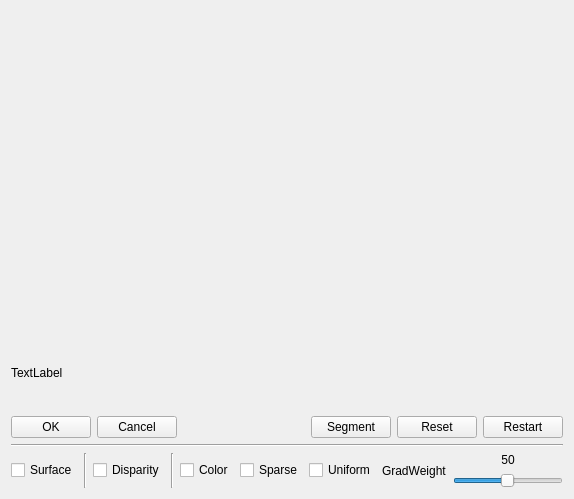
<?xml version="1.0" encoding="UTF-8"?>
<ui version="4.0">
 <class>MainFrame</class>
 <widget class="QWidget" name="MainFrame">
  <property name="geometry">
   <rect>
    <x>0</x>
    <y>0</y>
    <width>574</width>
    <height>499</height>
   </rect>
  </property>
  <property name="windowTitle">
   <string>MainFrame</string>
  </property>
  <layout class="QVBoxLayout" name="verticalLayout" stretch="100,10,0,0,0,0">
   <item>
    <widget class="rviz::RenderPanel" name="render_panel_" native="true"/>
   </item>
   <item>
    <widget class="QLabel" name="bottom_label_">
     <property name="text">
      <string>TextLabel</string>
     </property>
    </widget>
   </item>
   <item>
    <spacer name="verticalSpacer">
     <property name="orientation">
      <enum>Qt::Vertical</enum>
     </property>
     <property name="sizeHint" stdset="0">
      <size>
       <width>20</width>
       <height>20</height>
      </size>
     </property>
    </spacer>
   </item>
   <item>
    <layout class="QHBoxLayout" name="horizontalLayout">
     <item>
      <widget class="QPushButton" name="accept_button_">
       <property name="text">
        <string>OK</string>
       </property>
      </widget>
     </item>
     <item>
      <widget class="QPushButton" name="cancel_button_">
       <property name="text">
        <string>Cancel</string>
       </property>
      </widget>
     </item>
     <item>
      <spacer name="horizontalSpacer">
       <property name="orientation">
        <enum>Qt::Horizontal</enum>
       </property>
       <property name="sizeHint" stdset="0">
        <size>
         <width>40</width>
         <height>20</height>
        </size>
       </property>
      </spacer>
     </item>
     <item>
      <widget class="QPushButton" name="segment_button_">
       <property name="text">
        <string>Segment</string>
       </property>
      </widget>
     </item>
     <item>
      <widget class="QPushButton" name="reset_button_">
       <property name="text">
        <string>Reset</string>
       </property>
      </widget>
     </item>
     <item>
      <widget class="QPushButton" name="restart_button_">
       <property name="text">
        <string>Restart</string>
       </property>
      </widget>
     </item>
    </layout>
   </item>
   <item>
    <widget class="Line" name="line">
     <property name="orientation">
      <enum>Qt::Horizontal</enum>
     </property>
    </widget>
   </item>
   <item>
    <layout class="QHBoxLayout" name="horizontalLayout_2">
     <item>
      <widget class="QCheckBox" name="with_surface_">
       <property name="text">
        <string>Surface</string>
       </property>
      </widget>
     </item>
     <item>
      <widget class="Line" name="line_2">
       <property name="orientation">
        <enum>Qt::Vertical</enum>
       </property>
      </widget>
     </item>
     <item>
      <widget class="QCheckBox" name="with_disparity_">
       <property name="text">
        <string>Disparity</string>
       </property>
      </widget>
     </item>
     <item>
      <widget class="Line" name="line_3">
       <property name="orientation">
        <enum>Qt::Vertical</enum>
       </property>
      </widget>
     </item>
     <item>
      <widget class="QCheckBox" name="with_color_">
       <property name="text">
        <string>Color</string>
       </property>
      </widget>
     </item>
     <item>
      <widget class="QCheckBox" name="with_holes_">
       <property name="text">
        <string>Sparse</string>
       </property>
      </widget>
     </item>
     <item>
      <widget class="QCheckBox" name="uniform_">
       <property name="text">
        <string>Uniform</string>
       </property>
      </widget>
     </item>
     <item>
      <widget class="QLabel" name="grad_weight_label_">
       <property name="text">
        <string>GradWeight</string>
       </property>
      </widget>
     </item>
     <item>
      <layout class="QVBoxLayout" name="verticalLayout_2">
       <item>
        <widget class="QLabel" name="grad_weight_value_label_">
         <property name="text">
          <string>50</string>
         </property>
         <property name="alignment">
          <set>Qt::AlignCenter</set>
         </property>
        </widget>
       </item>
       <item>
        <widget class="QSlider" name="grad_weight_slider_">
         <property name="minimum">
          <number>1</number>
         </property>
         <property name="maximum">
          <number>100</number>
         </property>
         <property name="value">
          <number>50</number>
         </property>
         <property name="orientation">
          <enum>Qt::Horizontal</enum>
         </property>
        </widget>
       </item>
      </layout>
     </item>
    </layout>
   </item>
  </layout>
 </widget>
 <layoutdefault spacing="6" margin="11"/>
 <customwidgets>
  <customwidget>
   <class>rviz::RenderPanel</class>
   <extends>QWidget</extends>
   <header>rviz/render_panel.h</header>
   <container>1</container>
  </customwidget>
 </customwidgets>
 <resources/>
 <connections/>
</ui>
